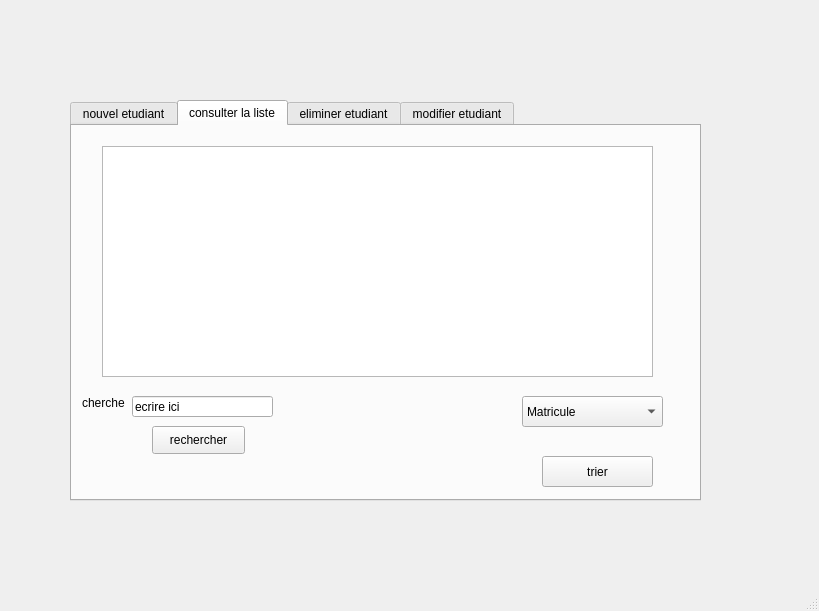
<?xml version="1.0" encoding="UTF-8"?>
<ui version="4.0">
 <class>MainWindow</class>
 <widget class="QMainWindow" name="MainWindow">
  <property name="geometry">
   <rect>
    <x>0</x>
    <y>0</y>
    <width>819</width>
    <height>611</height>
   </rect>
  </property>
  <property name="windowTitle">
   <string>MainWindow</string>
  </property>
  <widget class="QWidget" name="centralwidget">
   <widget class="QTabWidget" name="tabWidget">
    <property name="geometry">
     <rect>
      <x>70</x>
      <y>100</y>
      <width>631</width>
      <height>401</height>
     </rect>
    </property>
    <property name="currentIndex">
     <number>1</number>
    </property>
    <widget class="QWidget" name="ajouter">
     <attribute name="title">
      <string>nouvel etudiant</string>
     </attribute>
     <widget class="QLabel" name="label">
      <property name="geometry">
       <rect>
        <x>20</x>
        <y>70</y>
        <width>47</width>
        <height>21</height>
       </rect>
      </property>
      <property name="text">
       <string>matricule</string>
      </property>
     </widget>
     <widget class="QLineEdit" name="lineEdit_matricule">
      <property name="geometry">
       <rect>
        <x>100</x>
        <y>70</y>
        <width>113</width>
        <height>20</height>
       </rect>
      </property>
     </widget>
     <widget class="QLineEdit" name="lineEdit_nom">
      <property name="geometry">
       <rect>
        <x>100</x>
        <y>120</y>
        <width>113</width>
        <height>20</height>
       </rect>
      </property>
     </widget>
     <widget class="QLineEdit" name="lineEdit_prenom">
      <property name="geometry">
       <rect>
        <x>100</x>
        <y>180</y>
        <width>113</width>
        <height>20</height>
       </rect>
      </property>
     </widget>
     <widget class="QLineEdit" name="lineEdit_departement">
      <property name="geometry">
       <rect>
        <x>100</x>
        <y>230</y>
        <width>113</width>
        <height>20</height>
       </rect>
      </property>
     </widget>
     <widget class="QLabel" name="label_2">
      <property name="geometry">
       <rect>
        <x>20</x>
        <y>120</y>
        <width>47</width>
        <height>14</height>
       </rect>
      </property>
      <property name="text">
       <string>nom</string>
      </property>
     </widget>
     <widget class="QLabel" name="label_3">
      <property name="geometry">
       <rect>
        <x>30</x>
        <y>180</y>
        <width>47</width>
        <height>14</height>
       </rect>
      </property>
      <property name="text">
       <string>prenom</string>
      </property>
     </widget>
     <widget class="QLabel" name="label_4">
      <property name="geometry">
       <rect>
        <x>30</x>
        <y>240</y>
        <width>47</width>
        <height>14</height>
       </rect>
      </property>
      <property name="text">
       <string>departement</string>
      </property>
     </widget>
     <widget class="QPushButton" name="pushButton">
      <property name="geometry">
       <rect>
        <x>250</x>
        <y>290</y>
        <width>93</width>
        <height>28</height>
       </rect>
      </property>
      <property name="text">
       <string>ajouter</string>
      </property>
     </widget>
    </widget>
    <widget class="QWidget" name="afficher">
     <attribute name="title">
      <string>consulter la liste</string>
     </attribute>
     <widget class="QTableView" name="tableView">
      <property name="geometry">
       <rect>
        <x>30</x>
        <y>20</y>
        <width>551</width>
        <height>231</height>
       </rect>
      </property>
     </widget>
     <widget class="QComboBox" name="comboBox">
      <property name="geometry">
       <rect>
        <x>450</x>
        <y>270</y>
        <width>141</width>
        <height>31</height>
       </rect>
      </property>
      <item>
       <property name="text">
        <string>Matricule</string>
       </property>
      </item>
      <item>
       <property name="text">
        <string>Nom</string>
       </property>
      </item>
      <item>
       <property name="text">
        <string>Prenom</string>
       </property>
      </item>
     </widget>
     <widget class="QPushButton" name="pushButton_4">
      <property name="geometry">
       <rect>
        <x>470</x>
        <y>330</y>
        <width>111</width>
        <height>31</height>
       </rect>
      </property>
      <property name="text">
       <string>trier</string>
      </property>
     </widget>
     <widget class="QPushButton" name="pushButton_5">
      <property name="geometry">
       <rect>
        <x>80</x>
        <y>300</y>
        <width>93</width>
        <height>28</height>
       </rect>
      </property>
      <property name="text">
       <string>rechercher</string>
      </property>
     </widget>
     <widget class="QLineEdit" name="lineEdit_departement_3">
      <property name="geometry">
       <rect>
        <x>60</x>
        <y>270</y>
        <width>141</width>
        <height>21</height>
       </rect>
      </property>
      <property name="text">
       <string>ecrire ici</string>
      </property>
     </widget>
     <widget class="QLabel" name="label_11">
      <property name="geometry">
       <rect>
        <x>10</x>
        <y>270</y>
        <width>47</width>
        <height>14</height>
       </rect>
      </property>
      <property name="text">
       <string>cherche</string>
      </property>
     </widget>
    </widget>
    <widget class="QWidget" name="tab">
     <attribute name="title">
      <string>eliminer etudiant</string>
     </attribute>
     <widget class="QPushButton" name="pushButton_2">
      <property name="geometry">
       <rect>
        <x>280</x>
        <y>280</y>
        <width>93</width>
        <height>28</height>
       </rect>
      </property>
      <property name="text">
       <string>eliminer</string>
      </property>
     </widget>
     <widget class="QLabel" name="label_5">
      <property name="geometry">
       <rect>
        <x>40</x>
        <y>140</y>
        <width>47</width>
        <height>14</height>
       </rect>
      </property>
      <property name="text">
       <string>matricule</string>
      </property>
     </widget>
     <widget class="QLineEdit" name="lineEdit_matricule_2">
      <property name="geometry">
       <rect>
        <x>130</x>
        <y>140</y>
        <width>113</width>
        <height>20</height>
       </rect>
      </property>
     </widget>
    </widget>
    <widget class="QWidget" name="tab_2">
     <attribute name="title">
      <string>modifier etudiant</string>
     </attribute>
     <widget class="QLabel" name="label_6">
      <property name="geometry">
       <rect>
        <x>70</x>
        <y>50</y>
        <width>47</width>
        <height>14</height>
       </rect>
      </property>
      <property name="text">
       <string>matricule</string>
      </property>
     </widget>
     <widget class="QLineEdit" name="lineEdit_matricule1">
      <property name="geometry">
       <rect>
        <x>150</x>
        <y>50</y>
        <width>221</width>
        <height>20</height>
       </rect>
      </property>
     </widget>
     <widget class="QLabel" name="label_7">
      <property name="geometry">
       <rect>
        <x>70</x>
        <y>120</y>
        <width>47</width>
        <height>14</height>
       </rect>
      </property>
      <property name="text">
       <string>nom</string>
      </property>
     </widget>
     <widget class="QLineEdit" name="lineEdit_nom1">
      <property name="geometry">
       <rect>
        <x>152</x>
        <y>120</y>
        <width>221</width>
        <height>20</height>
       </rect>
      </property>
     </widget>
     <widget class="QLineEdit" name="lineEdit_prenom1">
      <property name="geometry">
       <rect>
        <x>150</x>
        <y>170</y>
        <width>221</width>
        <height>20</height>
       </rect>
      </property>
     </widget>
     <widget class="QLineEdit" name="lineEdit_departement1">
      <property name="geometry">
       <rect>
        <x>150</x>
        <y>220</y>
        <width>221</width>
        <height>20</height>
       </rect>
      </property>
     </widget>
     <widget class="QLabel" name="label_8">
      <property name="geometry">
       <rect>
        <x>70</x>
        <y>170</y>
        <width>47</width>
        <height>14</height>
       </rect>
      </property>
      <property name="text">
       <string>prenom</string>
      </property>
     </widget>
     <widget class="QLabel" name="label_9">
      <property name="geometry">
       <rect>
        <x>70</x>
        <y>220</y>
        <width>47</width>
        <height>14</height>
       </rect>
      </property>
      <property name="text">
       <string>departement</string>
      </property>
     </widget>
     <widget class="QPushButton" name="pushButton_3">
      <property name="geometry">
       <rect>
        <x>304</x>
        <y>282</y>
        <width>121</width>
        <height>31</height>
       </rect>
      </property>
      <property name="text">
       <string>modifier</string>
      </property>
     </widget>
     <widget class="QLabel" name="label_10">
      <property name="geometry">
       <rect>
        <x>170</x>
        <y>90</y>
        <width>191</width>
        <height>16</height>
       </rect>
      </property>
      <property name="text">
       <string>...............Nouveaux infos.................</string>
      </property>
     </widget>
    </widget>
   </widget>
  </widget>
  <widget class="QMenuBar" name="menubar">
   <property name="geometry">
    <rect>
     <x>0</x>
     <y>0</y>
     <width>819</width>
     <height>22</height>
    </rect>
   </property>
  </widget>
  <widget class="QStatusBar" name="statusbar"/>
 </widget>
 <resources/>
 <connections/>
</ui>
